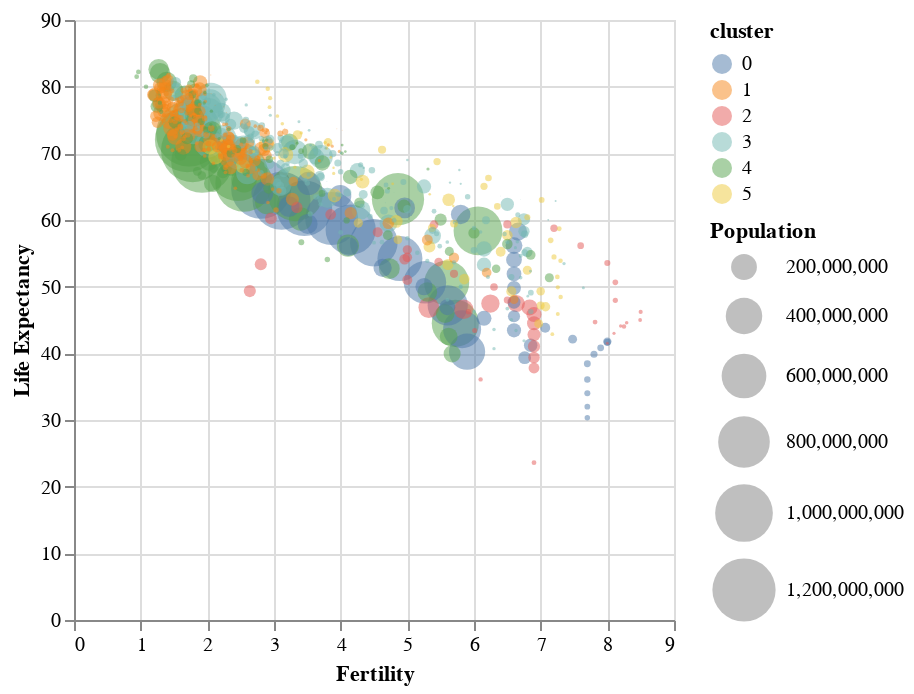

Notebook code for this chart:
### Code cell
data = vega_data.gapminder()

data2000 = pl.DataFrame(data).filter(pl.col("year") == 2000).to_pandas()

select_year = alt.selection_single(
    name='select',
    fields=['year'],
    bind=alt.binding_range(min=1955, max=2005, step=5)
)

alt.Chart(data).mark_point(filled=True).encode(
    alt.X('fertility:Q', title='Fertility', scale=alt.Scale(domain=[0,9])),
    alt.Y('life_expect:Q', title='Life Expectancy', scale=alt.Scale(domain=[0,90])),
    alt.Size('pop:Q', title='Population', scale=alt.Scale(domain=[0, 1200000000], range=[0,1000])),
    alt.Color('cluster:N'),
    alt.OpacityValue(0.5),
    alt.Tooltip('country:N'),
    alt.Order('pop:Q', sort='descending')
).add_selection(select_year).transform_filter(select_year)

### Figure 1 — Vega-Lite specification as saved in the notebook (floating-point values rounded to 4 significant figures; data arrays with more than 128 entries replaced by an {"elided": "..."} marker saying what was removed)
{"config": {"view": {"continuousWidth": 300, "continuousHeight": 300}}, "data": {"name": "data-89be1acdd14c7effd56f4dd0fabf92c3"}, "mark": {"type": "point", "filled": true}, "encoding": {"color": {"field": "cluster", "type": "nominal"}, "opacity": {"value": 0.5}, "order": {"field": "pop", "sort": "descending", "type": "quantitative"}, "size": {"field": "pop", "scale": {"domain": [0, 1200000000], "range": [0, 1000]}, "title": "Population", "type": "quantitative"}, "tooltip": {"field": "country", "type": "nominal"}, "x": {"field": "fertility", "scale": {"domain": [0, 9]}, "title": "Fertility", "type": "quantitative"}, "y": {"field": "life_expect", "scale": {"domain": [0, 90]}, "title": "Life Expectancy", "type": "quantitative"}}, "params": [{"name": "select", "select": {"type": "point", "fields": ["year"]}, "bind": {"input": "range", "max": 2005, "min": 1955, "step": 5}}], "transform": [{"filter": {"param": "select"}}], "$schema": "https://vega.github.io/schema/vega-lite/v5.14.1.json", "datasets": {"data-89be1acdd14c7effd56f4dd0fabf92c3": {"elided": "693 records"}}}
